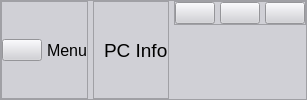
     <widget class="QFrame" name="header_frame">
      <property name="styleSheet">
       <string notr="true">background-color: rgb(208, 208, 214);</string>
      </property>
      <property name="frameShape">
       <enum>QFrame::StyledPanel</enum>
      </property>
      <property name="frameShadow">
       <enum>QFrame::Raised</enum>
      </property>
      <layout class="QHBoxLayout" name="horizontalLayout">
       <property name="spacing">
        <number>5</number>
       </property>
       <property name="leftMargin">
        <number>0</number>
       </property>
       <property name="topMargin">
        <number>0</number>
       </property>
       <property name="rightMargin">
        <number>0</number>
       </property>
       <property name="bottomMargin">
        <number>0</number>
       </property>
       <item alignment="Qt::AlignLeft">
        <widget class="QFrame" name="header_left_frame">
         <property name="frameShape">
          <enum>QFrame::StyledPanel</enum>
         </property>
         <property name="frameShadow">
          <enum>QFrame::Raised</enum>
         </property>
         <layout class="QHBoxLayout" name="horizontalLayout_4">
          <property name="spacing">
           <number>5</number>
          </property>
          <property name="leftMargin">
           <number>0</number>
          </property>
          <property name="topMargin">
           <number>0</number>
          </property>
          <property name="rightMargin">
           <number>0</number>
          </property>
          <property name="bottomMargin">
           <number>0</number>
          </property>
          <item alignment="Qt::AlignLeft">
           <widget class="QPushButton" name="menu_btn">
            <property name="text">
             <string/>
            </property>
            <property name="icon">
             <iconset resource="icons.qrc">
              <normaloff>:/icons/icons/2757271291543238854.svg</normaloff>:/icons/icons/2757271291543238854.svg</iconset>
            </property>
            <property name="iconSize">
             <size>
              <width>32</width>
              <height>32</height>
             </size>
            </property>
           </widget>
          </item>
          <item>
           <widget class="QLabel" name="label_3">
            <property name="font">
             <font>
              <pointsize>12</pointsize>
              <italic>false</italic>
              <bold>false</bold>
             </font>
            </property>
            <property name="text">
             <string>Menu</string>
            </property>
           </widget>
          </item>
         </layout>
        </widget>
       </item>
       <item>
        <widget class="QFrame" name="header_center_frame">
         <property name="frameShape">
          <enum>QFrame::StyledPanel</enum>
         </property>
         <property name="frameShadow">
          <enum>QFrame::Raised</enum>
         </property>
         <layout class="QHBoxLayout" name="horizontalLayout_3">
          <property name="spacing">
           <number>3</number>
          </property>
          <property name="leftMargin">
           <number>0</number>
          </property>
          <property name="topMargin">
           <number>0</number>
          </property>
          <property name="rightMargin">
           <number>0</number>
          </property>
          <property name="bottomMargin">
           <number>0</number>
          </property>
          <item>
           <widget class="QLabel" name="label">
            <property name="text">
             <string/>
            </property>
            <property name="pixmap">
             <pixmap resource="icons.qrc">:/icons/icons/10511101761543238864.svg</pixmap>
            </property>
           </widget>
          </item>
          <item>
           <widget class="QLabel" name="label_2">
            <property name="font">
             <font>
              <pointsize>14</pointsize>
              <italic>false</italic>
              <bold>false</bold>
             </font>
            </property>
            <property name="text">
             <string>PC Info</string>
            </property>
            <property name="textFormat">
             <enum>Qt::AutoText</enum>
            </property>
            <property name="scaledContents">
             <bool>false</bool>
            </property>
           </widget>
          </item>
         </layout>
        </widget>
       </item>
       <item alignment="Qt::AlignRight|Qt::AlignTop">
        <widget class="QFrame" name="header_left_frame_2">
         <property name="frameShape">
          <enum>QFrame::StyledPanel</enum>
         </property>
         <property name="frameShadow">
          <enum>QFrame::Raised</enum>
         </property>
         <layout class="QHBoxLayout" name="horizontalLayout_2">
          <property name="spacing">
           <number>5</number>
          </property>
          <property name="leftMargin">
           <number>0</number>
          </property>
          <property name="topMargin">
           <number>0</number>
          </property>
          <property name="rightMargin">
           <number>0</number>
          </property>
          <property name="bottomMargin">
           <number>0</number>
          </property>
          <item>
           <widget class="QPushButton" name="minimize_btn">
            <property name="styleSheet">
             <string notr="true">background-color: rgb(208, 208, 214);</string>
            </property>
            <property name="text">
             <string/>
            </property>
            <property name="icon">
             <iconset resource="icons.qrc">
              <normaloff>:/icons/icons/17474714781543238905.svg</normaloff>:/icons/icons/17474714781543238905.svg</iconset>
            </property>
            <property name="iconSize">
             <size>
              <width>16</width>
              <height>16</height>
             </size>
            </property>
           </widget>
          </item>
          <item>
           <widget class="QPushButton" name="restor_btn">
            <property name="text">
             <string/>
            </property>
            <property name="icon">
             <iconset resource="icons.qrc">
              <normaloff>:/icons/icons/12627537101543238871.svg</normaloff>:/icons/icons/12627537101543238871.svg</iconset>
            </property>
            <property name="iconSize">
             <size>
              <width>16</width>
              <height>16</height>
             </size>
            </property>
           </widget>
          </item>
          <item>
           <widget class="QPushButton" name="close_btn">
            <property name="sizePolicy">
             <sizepolicy hsizetype="Minimum" vsizetype="Minimum">
              <horstretch>0</horstretch>
              <verstretch>0</verstretch>
             </sizepolicy>
            </property>
            <property name="layoutDirection">
             <enum>Qt::LeftToRight</enum>
            </property>
            <property name="text">
             <string/>
            </property>
            <property name="icon">
             <iconset resource="icons.qrc">
              <normaloff>:/icons/icons/5299154331543238955.svg</normaloff>:/icons/icons/5299154331543238955.svg</iconset>
            </property>
            <property name="iconSize">
             <size>
              <width>16</width>
              <height>16</height>
             </size>
            </property>
           </widget>
          </item>
         </layout>
        </widget>
       </item>
      </layout>
     </widget>
